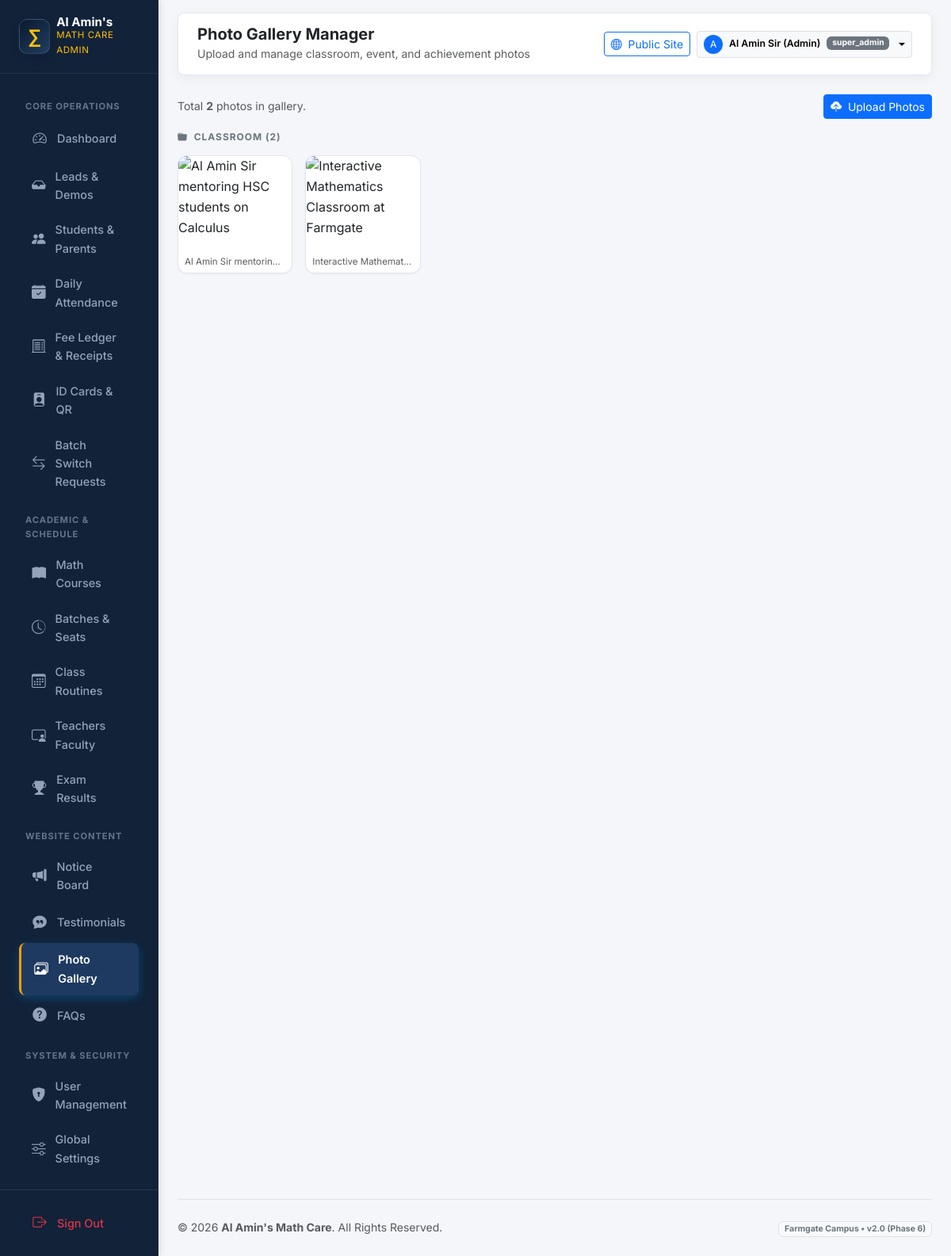
/admin/gallery/index.php (signed in), run on the app's committed database.
### tables this page shows
CREATE TABLE IF NOT EXISTS `gallery` (
  `id` INT UNSIGNED AUTO_INCREMENT PRIMARY KEY,
  `image_path` VARCHAR(255) NOT NULL,
  `caption_en` VARCHAR(200) DEFAULT NULL,
  `caption_bn` VARCHAR(200) DEFAULT NULL,
  `category` ENUM('classroom', 'events', 'achievements') DEFAULT 'classroom',
  `is_deleted` TINYINT(1) DEFAULT 0,
  `created_at` TIMESTAMP DEFAULT CURRENT_TIMESTAMP
);

### includes/i18n.php (called while the page is built, shortened)
<?php
function app_config(): array
{
    static $config = null;
    if ($config === null) {
        $config = require __DIR__ . '/../config/app.php';
    }
    return $config;
}
function current_locale(): string
{
    $config = app_config();
    $locale = $_GET['lang'] ?? $_COOKIE['site_lang'] ?? $_COOKIE['locale'] ?? $config['default_locale'];
    return $locale;
}
function init_i18n(): void
{
    $config = app_config();
}
function base_url(string $path = ''): string
{
    $base = rtrim(app_config()['base_url'] ?? '', '/');
    $path = ltrim($path, '/');
    return $base . ($path !== '' ? '/' . $path : '');
}

### includes/helpers.php (called while the page is built, shortened)
<?php
function e(?string $value): string
{
    return htmlspecialchars($value ?? '', ENT_QUOTES | ENT_SUBSTITUTE, 'UTF-8');
}

### admin/gallery/index.php (the view, shortened to what this page needs)
<?php
$pdo    = db();
$photos = $pdo->query('SELECT * FROM gallery WHERE is_deleted = 0 ORDER BY id DESC')->fetchAll();
$grouped = [];
foreach ($photos as $p) {
    $grouped[$p['category']][] = $p;
}
require_once __DIR__ . '/../includes/header.php';
?>
<div class="d-flex justify-content-between align-items-center mb-3">
    <div class="text-muted small">Total <strong><?= count($photos) ?></strong> photos in gallery.</div>
    <a href="<?= e(base_url('admin/gallery/upload.php')) ?>" class="btn btn-sm btn-primary">
        <i class="bi bi-cloud-upload-fill me-1"></i> Upload Photos
    </a>
</div>
<?php if (empty($photos)): ?>
    <div class="card card-custom p-5 text-center text-muted">
        <i class="bi bi-images fs-1 mb-2"></i>
        <p class="mb-0">No photos yet. Click "Upload Photos" to add images to the gallery.</p>
    </div>
<?php else: ?>
    <?php foreach (['classroom' => 'Classroom', 'events' => 'Events', 'achievements' => 'Achievements'] as $cat => $label): ?>
        <?php if (!empty($grouped[$cat])): ?>
            <div class="mb-4">
                <h6 class="text-secondary fw-bold text-uppercase mb-3" style="font-size:.75rem; letter-spacing:.08em;">
                    <i class="bi bi-folder-fill me-1"></i> <?= $label ?> (<?= count($grouped[$cat]) ?>)
                </h6>
                <div class="row g-3">
                    <?php foreach ($grouped[$cat] as $photo): ?>
                        <div class="col-6 col-sm-4 col-md-3 col-lg-2">
                            <div class="card card-custom p-0 overflow-hidden position-relative gallery-card">
                                <?php if (!empty($photo['caption_en'])): ?>
                                    <div class="px-2 py-1 small text-truncate text-muted" style="font-size:.72rem">
                                        <?= e($photo['caption_en']) ?>
                                    </div>
                                <?php endif; ?>
                            </div>
                        </div>
                    <?php endforeach; ?>
                </div>
            </div>
        <?php endif; ?>
    <?php endforeach; ?>
<?php endif; ?>
<?php require_once __DIR__ . '/../includes/footer.php'; ?>

### assets/css/main.css (style rules this page uses)
:root { --primary: #0b192c; --primary-dark: #050c17; --primary-light: #1e3e62; --primary-surface: #f0f4f9; --accent-cyan: #008dda; --accent-cyan-light: #41b06e; --accent-cyan-glow: rgba(0, 141, 218, 0.25); --accent-gold: #f59e0b; --accent-amber: #e8913a; --accent-hover: #d97706; --success: #10b981; --success-bg: #ecfdf5; --success-border: #a7f3d0; --success-text: #065f46; --urgent: #ef4444; --urgent-bg: #fef2f2; --urgent-border: #fecaca; --urgent-text: #991b1b; --bg: #f8fafc; --surface: #ffffff; --surface-glass: rgba(255, 255, 255, 0.85); --surface-glass-dark: rgba(11, 25, 44, 0.78); --border: #e2e8f0; --border-glass: rgba(255, 255, 255, 0.25); --border-hover: rgba(0, 141, 218, 0.35); --text: #0f172a; --text-muted: #64748b; --text-soft: #94a3b8; --shadow-sm: 0 2px 4px rgba(11, 25, 44, 0.04); --shadow-md: 0 6px 16px -2px rgba(11, 25, 44, 0.07), 0 2px 6px -1px rgba(11, 25, 44, 0.04); --shadow-lg: 0 14px 28px -4px rgba(11, 25, 44, 0.09), 0 8px 12px -3px rgba(11, 25, 44, 0.05); --shadow-hover: 0 22px 38px -6px rgba(11, 25, 44, 0.14), 0 12px 18px -4px rgba(0, 141, 218, 0.08); --shadow-glow-cyan: 0 0 25px rgba(0, 141, 218, 0.35); --shadow-glow-whatsapp: 0 8px 28px rgba(16, 185, 129, 0.45); --radius-sm: 10px; --radius-md: 16px; --radius-lg: 24px; --radius-pill: 9999px; --font-en: 'Inter', system-ui, -apple-system, sans-serif; --font-bn: 'Noto Sans Bengali', 'Inter', system-ui, sans-serif; --font: var(--font-en); }
*, *::before, *::after { box-sizing: border-box; }
html { scroll-behavior: smooth; -webkit-text-size-adjust: 100%; }
body { font-family: var(--font); color: var(--text); background-color: var(--bg); line-height: 1.62; padding-bottom: 84px; margin: 0; overflow-x: hidden; -webkit-font-smoothing: antialiased; -moz-osx-font-smoothing: grayscale; }
@media (min-width: 992px) { body { padding-bottom: 0; } }
a { color: var(--accent-cyan); text-decoration: none; transition: color 0.2s ease; }

### assets/css/admin.css (style rules this page uses)
:root { --admin-sidebar-bg: #0b192c; --admin-sidebar-hover: #182e4b; --admin-sidebar-active: #008dda; --admin-bg: #f4f7fb; --admin-card-bg: #ffffff; --admin-border: #e2e8f0; --admin-text-main: #0f172a; --admin-text-muted: #64748b; --admin-accent-cyan: #008dda; --admin-accent-gold: #f59e0b; --admin-success: #10b981; --admin-urgent: #ef4444; --admin-radius: 14px; --admin-shadow: 0 4px 16px rgba(11, 25, 44, 0.05); }
body { background-color: var(--admin-bg); font-family: 'Inter', 'Noto Sans Bengali', sans-serif; color: var(--admin-text-main); overflow-x: hidden; }
.card-custom { border: 1px solid var(--admin-border); border-radius: var(--admin-radius); box-shadow: var(--admin-shadow); background: var(--admin-card-bg); transition: all 0.25s ease; }

### admin/includes/header.php (style rules this page uses)
:root { --sidebar-bg: #112239; --sidebar-active: #1e3a61; --sidebar-hover: #172d4c; --accent-gold: #f59e0b; }
body { background-color: #f4f6f9; font-family: 'Inter', 'Noto Sans Bengali', sans-serif; color: #334155; }
.card-custom { border: 1px solid #e2e8f0; border-radius: 12px; box-shadow: 0 1px 3px rgba(0,0,0,0.05); background: #ffffff; }

### data on the page
gallery: caption_en "Al Amin Sir mentorin…"
gallery: caption_en "Interactive Mathemat…"

### other printed values
$adminPageHeading "Photo Gallery Manager"
$adminPageSubheading "Upload and manage classroom, event, and achievement photos"
substr($adminUser, 0, 1) "A"
$adminUser "Al Amin Sir (Admin)"
$adminRole "super_admin"
count($photos) "2"
$label "CLASSROOM"
count($grouped[$cat]) "2"
